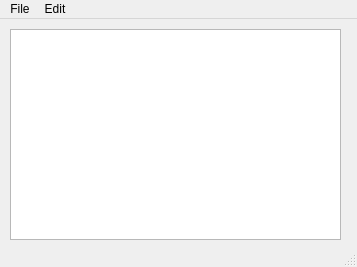
<?xml version="1.0" encoding="UTF-8"?>
<ui version="4.0">
 <class>MainWindow</class>
 <widget class="QMainWindow" name="MainWindow">
  <property name="geometry">
   <rect>
    <x>0</x>
    <y>0</y>
    <width>357</width>
    <height>267</height>
   </rect>
  </property>
  <property name="windowTitle">
   <string>MainWindow</string>
  </property>
  <widget class="QWidget" name="centralwidget">
   <widget class="QWidget" name="verticalLayoutWidget">
    <property name="geometry">
     <rect>
      <x>10</x>
      <y>10</y>
      <width>331</width>
      <height>211</height>
     </rect>
    </property>
    <layout class="QVBoxLayout" name="verticalLayout">
     <item>
      <widget class="QTextEdit" name="textEdit"/>
     </item>
    </layout>
   </widget>
  </widget>
  <widget class="QMenuBar" name="menubar">
   <property name="geometry">
    <rect>
     <x>0</x>
     <y>0</y>
     <width>357</width>
     <height>20</height>
    </rect>
   </property>
   <widget class="QMenu" name="menuFile">
    <property name="title">
     <string>File</string>
    </property>
    <addaction name="actionNew"/>
    <addaction name="actionOpen"/>
    <addaction name="actionSave_as"/>
    <addaction name="actionPrint"/>
    <addaction name="actionExit"/>
   </widget>
   <widget class="QMenu" name="menuEdit">
    <property name="title">
     <string>Edit</string>
    </property>
    <addaction name="actionCopy"/>
    <addaction name="actionPaste"/>
    <addaction name="actionCut"/>
    <addaction name="actionUndo"/>
    <addaction name="actionRedo"/>
   </widget>
   <addaction name="menuFile"/>
   <addaction name="menuEdit"/>
  </widget>
  <widget class="QStatusBar" name="statusbar"/>
  <action name="actionNew">
   <property name="icon">
    <iconset resource="Resources.qrc">
     <normaloff>:/imgs/New.bmp</normaloff>:/imgs/New.bmp</iconset>
   </property>
   <property name="text">
    <string>New</string>
   </property>
  </action>
  <action name="actionOpen">
   <property name="icon">
    <iconset resource="Resources.qrc">
     <normaloff>:/imgs/Open.bmp</normaloff>:/imgs/Open.bmp</iconset>
   </property>
   <property name="text">
    <string>Open</string>
   </property>
  </action>
  <action name="actionSave_as">
   <property name="icon">
    <iconset resource="Resources.qrc">
     <normaloff>:/imgs/Save.bmp</normaloff>:/imgs/Save.bmp</iconset>
   </property>
   <property name="text">
    <string>Save as</string>
   </property>
  </action>
  <action name="actionPrint">
   <property name="text">
    <string>Print</string>
   </property>
  </action>
  <action name="actionExit">
   <property name="text">
    <string>Exit</string>
   </property>
  </action>
  <action name="actionCopy">
   <property name="text">
    <string>Copy</string>
   </property>
  </action>
  <action name="actionPaste">
   <property name="text">
    <string>Paste</string>
   </property>
  </action>
  <action name="actionCut">
   <property name="text">
    <string>Cut</string>
   </property>
  </action>
  <action name="actionUndo">
   <property name="text">
    <string>Undo</string>
   </property>
  </action>
  <action name="actionRedo">
   <property name="text">
    <string>Redo</string>
   </property>
  </action>
 </widget>
 <resources>
  <include location="Resources.qrc"/>
 </resources>
 <connections/>
</ui>
